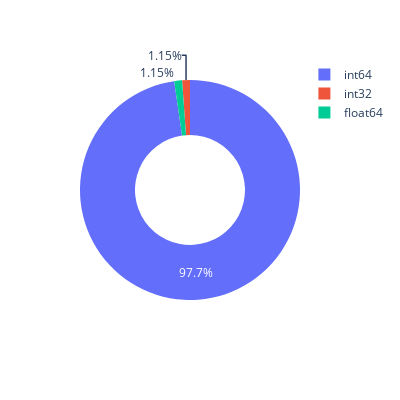

The notebook cell saved with this chart:
### Code cell
print(data_onehot.dtypes.value_counts())
dtpye_df = data_onehot.dtypes.value_counts()
fig = px.pie(values=dtpye_df, names = ['int64','int32','float64'],width=400, height=400,hole=.5)
fig.show()

### Figure 1 — Plotly figure (JSON) as saved in the notebook; plotly's stock layout.template omitted (floating-point values rounded to 4 significant figures)
{"data": [{"domain": {"x": [0, 1], "y": [0, 1]}, "hole": 0.5, "hovertemplate": "label=%{label}<br>value=%{value}<extra></extra>", "labels": ["int64", "int32", "float64"], "legendgroup": "", "name": "", "showlegend": true, "type": "pie", "values": [85, 1, 1]}], "layout": {"height": 400, "legend": {"tracegroupgap": 0}, "margin": {"t": 60}, "width": 400}}
